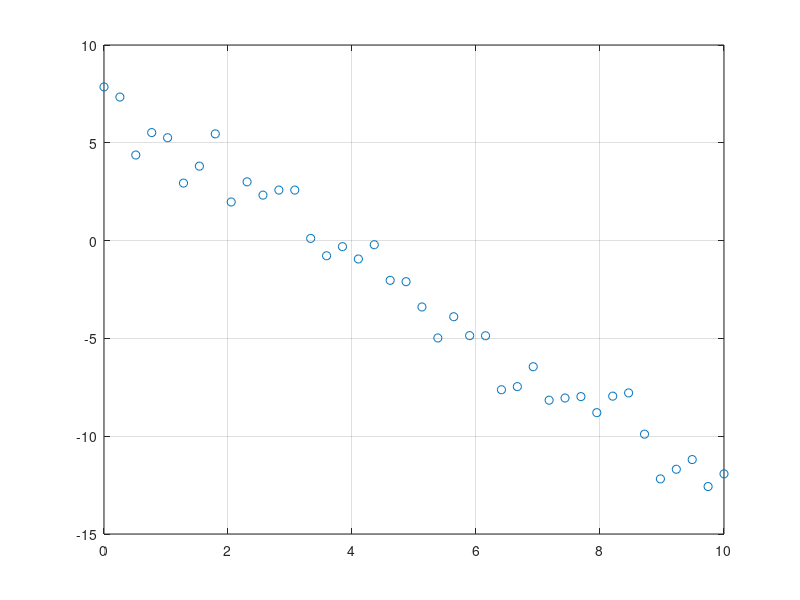

Recreate this plot in MATLAB.
%% 
clc;clear;

%% 
x=linspace(0,10,40);
t=-2*x+7+1*randn(size(x));
n=numel(t);

%% Develop SVR

% epsilon
epsilon=1;
C=1;
H=zeros(n,n);
for i=1:n
for j=i:n
        H(i,j)=x(:,i)'*x(:,j);
        H(j,i)=H(i,j);
end
end

% HH=H
HH=[ H -H
    -H  H];

f=[-t'; t']+epsilon;


Aeq=[ones(1,n) -ones(1,n)];
beq=0;
lb=zeros(2*n,1);
ub=C*ones(2*n,1);
options=optimset('Display','iter','MaxIter',1000);
alpha=quadprog(HH,f,[],[],Aeq,beq,lb,ub,[],options);
alpha=alpha';
AlmostZero=(abs(alpha)<max(abs(alpha))*1e-4);
alpha(AlmostZero)=0;
alpha_plus=alpha(1:n);
alpha_minus=alpha(n+1:end);


eta=alpha_plus-alpha_minus;

S=find(alpha_plus+alpha_minus>0 &alpha_plus+alpha_minus<C);


w=0;
for i=1:n
    w=w+eta(i)*x(:,i);
end

b=mean(t(S)-w'*x(:,S)-sign(eta(S))*epsilon);

%% Plot 

figure;
plot(x,t,'o');
hold on;
xmin=min(x);
xmax=max(x);
xx=linspace(xmin,xmax,500);
yy=w'*xx+b;
plot(xx,yy,'k','LineWidth',2);
plot(xx,yy+epsilon,'r:');
plot(xx,yy-epsilon,'r:');
grid on;
